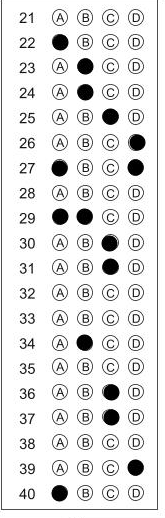
#> input picture test-images/img3.png, 165 x 518 px, found by its file name
$ python main.py
#> lines starting #> are read from the running program, lines starting #| are printed output that depends on the picture; after the words box and inside, x2 and y2 are one past the last pixel; in counts of white or black regions, pixels touching at a corner belong together
### engine.py
import cv2
import numpy as np
from helper import split_boxes,  draw_score, preprocess

class OMRScanner:
    def __init__(self, image_path, answer_key, rows, cols):
#> called with image_path = '../Images/img3.png', rows = 20, cols = 4
        self.image_path = image_path
        self.answer_key = answer_key
        self.rows = rows
        self.cols = cols


        self.img = cv2.imread(image_path)
#> self.img is the input picture: shape (518, 165, 3); min 0, max 255, mean 227.5
        if self.img is None:
            raise ValueError(f"Failed to load image at: {image_path}")
        self.img = cv2.resize(self.img, (450, 650))
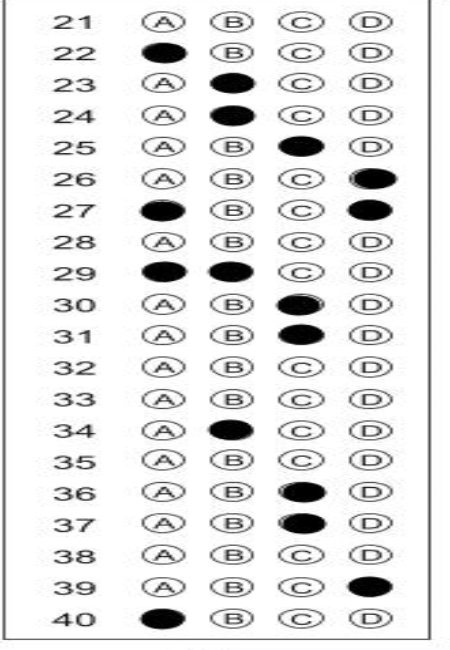
#> self.img: shape (650, 450, 3); min 0, max 255, mean 227.5

        self.report = {
            'marked_answers': [],
            'correct_answers': answer_key.copy(),
            'is_correct': [],
            'confidence_scores': [],
            'score': 0,
            'blank_answers': []
        }
#OTSU
    def calculate_dynamic_threshold(self, pixel_vals):

        all_values = pixel_vals.flatten()

        ret, _ = cv2.threshold((all_values * 255).astype(np.uint8), 0, 255,
                            cv2.THRESH_BINARY + cv2.THRESH_OTSU)
        return ret / 255.0

    def detect_marked_answers(self, pixel_vals):

        threshold = self.calculate_dynamic_threshold(pixel_vals)
        marked_answers = []
        confidence_scores = []

        for row in pixel_vals:
            max_val = np.max(row)
            if max_val > threshold:
                marked = np.argmax(row)
                confidence = max_val
            else:
                marked = -1
                confidence = 0

            marked_answers.append(marked)
            confidence_scores.append(confidence)

        return marked_answers, confidence_scores

    def draw_results(self, img, marked):

        secW = int(img.shape[1] / self.cols)
        secH = int(img.shape[0] / self.rows)

        for i in range(self.rows):
            if marked[i] == -1:
                cv2.putText(img, "?",
            (int((self.cols//2 * secW) + secW//2), int((i*secH) + secH//2)),
            cv2.FONT_HERSHEY_SIMPLEX, 0.8, (0, 255, 255), 2)
            else:
               # correct answer -> green
                # incorrect answer -> red
                is_correct = marked[i] == self.answer_key[i]
                color = (0, 255, 0) if is_correct else (0, 0, 255)
                cv2.circle(img,
                          (int((marked[i]*secW) + secW//2), int((i*secH) + secH//2)),
                          8, color, cv2.FILLED)

           # expected answer -> blue
            cv2.circle(img,
                (int((self.answer_key[i]*secW) + secW//2), int((i*secH) + secH//2)),
                8, (255, 0, 0), 2)

        return img

    def process(self):
        if self.img is None:
            raise ValueError("Image not loaded properly")

        img_pre = preprocess(self.img.copy())
#> in preprocess, `denoised = cv2.medianBlur(img, 3)`:
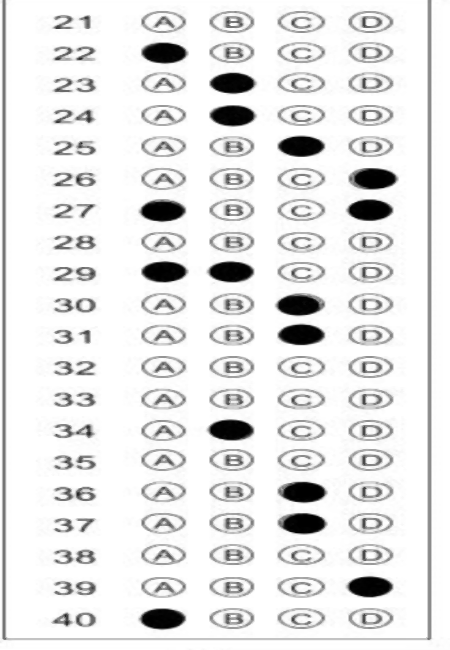
#> denoised: shape (650, 450); min 0, max 255, mean 229.1
#> in preprocess, `filtered = cv2.edgePreservingFilter(denoised, flags=1, sigma_s=60, sig..`:
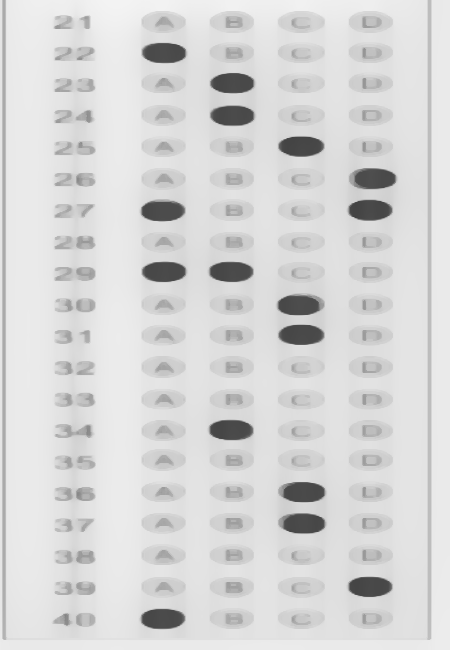
#> filtered: shape (650, 450); min 67, max 243, mean 214.6
#> in preprocess, `enhanced = clahe.apply(filtered)`:
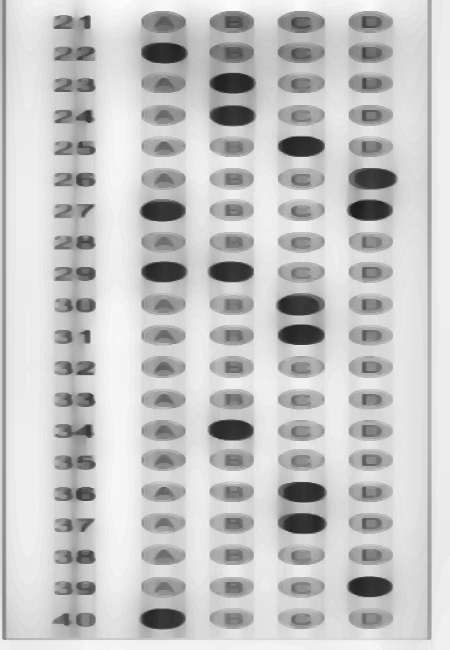
#> enhanced: shape (650, 450); min 28, max 250, mean 197.3

        if len(img_pre.shape) == 3:
            img_pre = cv2.cvtColor(img_pre, cv2.COLOR_BGR2GRAY)


        thresh = cv2.adaptiveThreshold(
            img_pre, 255,
            cv2.ADAPTIVE_THRESH_GAUSSIAN_C,
            cv2.THRESH_BINARY_INV, 31, 7
        )
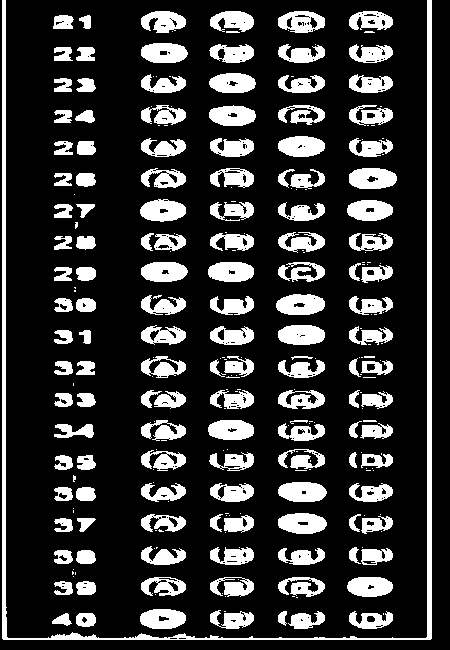
#> thresh: shape (650, 450); 20.8% white; 260 white regions (122 under 20 px), largest, box (x1, y1, x2, y2) and area: (2, 0, 432, 640) 6950, (349, 168, 397, 189) 811, (276, 294, 325, 315) 806


        boxes = split_boxes(thresh, self.rows, self.cols)
#> after the loop in split_boxes, `for r in range(rows):`: boxes = 80 items
#> boxes = 80 items
        pixel_vals = np.array([cv2.countNonZero(box)/box.size for box in boxes])
#> pixel_vals = 80 values, max 0.344 at index 62, min 0.12 at index 40, mean 0.212
        pixel_vals = pixel_vals.reshape((self.rows, self.cols))
#> pixel_vals = 20 rows, first 6: [0.134, 0.229, 0.324, 0.207], [0.151, 0.253, 0.286, 0.203], [0.146, 0.203, 0.298, 0.201], [0.133, 0.215, 0.29, 0.194], [0.153, 0.188, 0.342, 0.191], [0.148, 0.185, 0.254, 0.271]


        marked_answers, confidence_scores = self.detect_marked_answers(pixel_vals)
#> in calculate_dynamic_threshold, `all_values = pixel_vals.flatten()`: all_values = 80 values, max 0.344 at index 62, min 0.12 at index 40, mean 0.212
#> in calculate_dynamic_threshold, `ret, _ = cv2.threshold((all_values * 255).astype(np.uint8), 0, 255, cv..`: ret = 56
#> in detect_marked_answers, `threshold = self.calculate_dynamic_threshold(pixel_vals)`: threshold = 0.22
#> the loop in detect_marked_answers, `for row in pixel_vals:` made 20 passes
#> (row, max_val, marked, confidence) on passes 1 to 8: ([0.134, 0.229, 0.324, 0.207], 0.324, 2, 0.324), ([0.151, 0.253, 0.286, 0.203], 0.286, 2, 0.286), ([0.146, 0.203, 0.298, 0.201], 0.298, 2, 0.298), ([0.133, 0.215, 0.29, 0.194], 0.29, 2, 0.29), ([0.153, 0.188, 0.342, 0.191], 0.342, 2, 0.342), ([0.148, 0.185, 0.254, 0.271], 0.271, 3, 0.271), ([0.128, 0.254, 0.248, 0.253], 0.254, 1, 0.254), ([0.146, 0.169, 0.273, 0.184], 0.273, 2, 0.273)
#> after the loop in detect_marked_answers, `for row in pixel_vals:`: confidence_scores = [0.324, 0.286, 0.298, 0.29, 0.342, 0.271, 0.254, 0.273, 0.283, 0.339, 0.336, 0.263, 0.273, 0.29, 0.247, 0.344, 0.33, 0.253, 0.267, 0.338]; marked_answers = [2, 2, 2, 2, 2, 3, 1, 2, 2, 2, 2, 2, 2, 2, 2, 2, 2, 2, 2, 1]


        valid_answers = [i for i, m in enumerate(marked_answers) if m != -1]
#> valid_answers = [0, 1, 2, 3, 4, 5, 6, 7, 8, 9, 10, 11, 12, 13, 14, 15, 16, 17, 18, 19]
        if valid_answers:
            correct = sum(1 for i in valid_answers if marked_answers[i] == self.answer_key[i])
#> correct = 4
            score = int((correct / len(valid_answers)) * 100)
#> score = 20
        else:
            score = 0


        self.report = {
            'marked_answers': marked_answers,
            'correct_answers': self.answer_key,
            'is_correct': [m == ak if m != -1 else None for m, ak in zip(marked_answers, self.answer_key)],
            'confidence_scores': confidence_scores,
            'score': score,
            'blank_answers': [i for i, m in enumerate(marked_answers) if m == -1],
            'threshold': self.calculate_dynamic_threshold(pixel_vals)
        }


        result_img = self.draw_results(self.img.copy(), marked_answers)
#> the loop in draw_results, `for i in range(self.rows):` made 20 passes
#> (is_correct, color) on passes 1 to 8: (False, (0, 0, 255)), (False, (0, 0, 255)), (False, (0, 0, 255)), (True, (0, 255, 0)), (False, (0, 0, 255)), (False, (0, 0, 255)), (False, (0, 0, 255)), (False, (0, 0, 255))
#> after the loop in draw_results, `for i in range(self.rows):`:
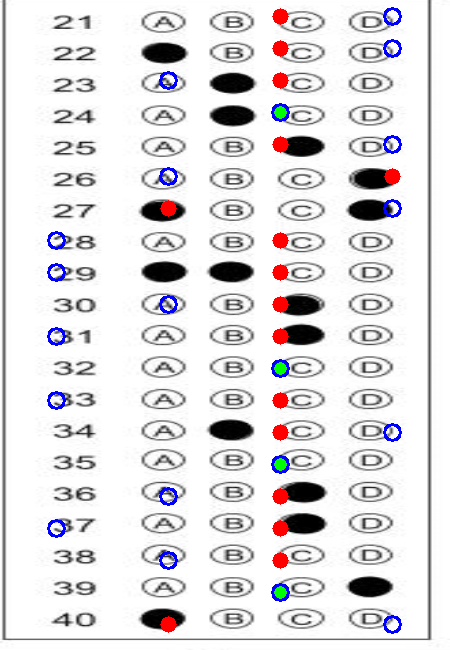
#> img: shape (650, 450, 3); mean of channels 0, 1, 2 225.6, 223.3, 225.7; drawn as B, G, R
        final_img = draw_score(score, result_img)
#> in draw_score, `cv2.putText(img, f"Score: {score}%", (30, 50), cv2.FONT_HERSHEY_SIMPLE..`:
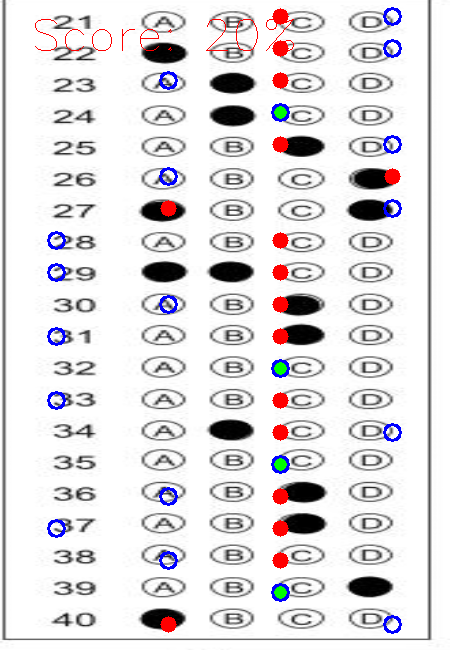
#> img: shape (650, 450, 3); 0.18% of pixels changed, all inside (x1, y1, x2, y2) = (35, 19, 294, 51); drawn as B, G, R

        return final_img, score, self.report

    def generate_text_report(self):
        report = [
            f"OMR Evaluation Report",
            "="*40,
            f"Total Questions: {self.rows}",
            f"Answered: {self.rows - len(self.report['blank_answers'])}",
            f"Blank: {len(self.report['blank_answers'])}",
            f"Score (of answered): {self.report['score']}%",
            f"Detection Threshold: {self.report['threshold']:.2f}",
            "",
            "Item\tMarked\tCorrect\tStatus",
            "-"*40
        ]

        for i in range(self.rows):
            if i in self.report['blank_answers']:
                marked = "BLANK"
                status = "BLANK"
            else:
                marked = chr(65 + self.report['marked_answers'][i])  # A, B, C
                status = "CORRECT" if self.report['is_correct'][i] else "INCORRECT"

            correct = chr(65 + self.report['correct_answers'][i])
            report.append(f"{i+1}\t{marked}\t{correct}\t{status}")

        return "\n".join(report)

### helper.py
import cv2
import matplotlib.pyplot as plt
import io
import base64

def preprocess(img):

    if len(img.shape) == 3:
        img = cv2.cvtColor(img, cv2.COLOR_BGR2GRAY)


    denoised = cv2.medianBlur(img, 3) #kernel 3 / 5 is used


    denoised = cv2.fastNlMeansDenoising(denoised, h=7, templateWindowSize=7, searchWindowSize=29)


    filtered = cv2.edgePreservingFilter(denoised, flags=1, sigma_s=60, sigma_r=0.4)


    clahe = cv2.createCLAHE(clipLimit=4.0, tileGridSize=(8,8))
    if len(filtered.shape) == 3:
        filtered = cv2.cvtColor(filtered, cv2.COLOR_BGR2GRAY)
    enhanced = clahe.apply(filtered)

    return enhanced


def split_boxes(img, rows, cols):
    boxes = []
    h, w = img.shape
    row_height = h // rows
    col_width = w // cols
    for r in range(rows):
        for c in range(cols):
            box = img[r*row_height:(r+1)*row_height, c*col_width:(c+1)*col_width]
            boxes.append(box)
    return boxes

def draw_score(score, img):
    cv2.putText(img, f"Score: {score}%", (30, 50), cv2.FONT_HERSHEY_SIMPLEX, 1.5, (0, 0, 255), 1)
    return img

# [15 lines left out: function generate_chart, not called in this run]

### main.py
from engine import OMRScanner
import cv2

if __name__ == "__main__":
    image_path = "../Images/img3.png"
    answer_key = [3, 3, 1, 2, 3, 1, 3, 0, 0, 1, 0, 2, 0, 3, 2, 1 , 0, 1, 2, 3]
    marked_key = [2, 2, 3, 1, 1, 0, 2, 3, 2, 2, 4, 4, 1, 1, 3, 4, 0, 0, 1, 3]
    rows, cols = 20,4

    scanner = OMRScanner(image_path, answer_key, rows, cols)
    final_img, score, report = scanner.process()
#> score = 20; report = 7 items
    accuracy_score = 0
    # [5 lines of commented-out code are left out]


    print(scanner.generate_text_report())
#> in generate_text_report, `report = [ f"OMR Evaluation Report", "="*40, f"Total Questions: {self...`: report = 10 items, first 6: 'OMR Evaluation Report', '========================================', 'Total Questions: 20', 'Answered: 20', 'Blank: 0', 'Score (of answered): 20%'
#> the loop in generate_text_report, `for i in range(self.rows):` made 20 passes
#> after the loop in generate_text_report, `for i in range(self.rows):`: report = 30 items, first 6: 'OMR Evaluation Report', '========================================', 'Total Questions: 20', 'Answered: 20', 'Blank: 0', 'Score (of answered): 20%'
    print(accuracy_score)

    cv2.imwrite("res.png",final_img)
    cv2.imshow("OMR Result", final_img)
    cv2.waitKey(0)
    cv2.destroyAllWindows()

$ run again, with test-images/img1.png copied over test-images/img3.png
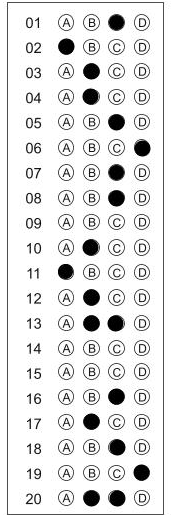
#> input picture test-images/img1.png, 174 x 515 px, found by its file name
#> in __init__, self.img is the input picture: shape (515, 174, 3); min 0, max 255, mean 227.4
#> self.img: shape (650, 450, 3)
#> in process, `thresh = cv2.adaptiveThreshold( img_pre, 255, cv2.ADAPTIVE_THRESH_GAUS..`:
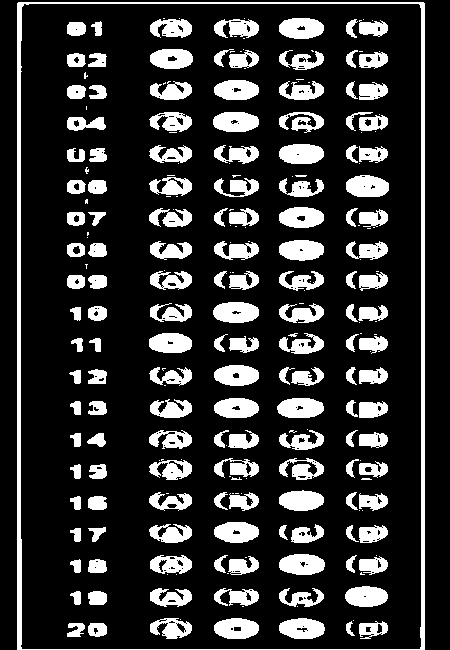
#> thresh: shape (650, 450); 19.6% white; 238 white regions (90 under 20 px), largest, box (x1, y1, x2, y2) and area: (17, 2, 425, 650) 6556, (213, 302, 259, 323) 780, (279, 554, 325, 575) 771
#> after the loop in split_boxes, `for r in range(rows):`: boxes = 80 items
#> in process, `pixel_vals = np.array([cv2.countNonZero(box)/box.size for box in boxes])`: pixel_vals = 80 values, max 0.376 at index 78, min 0.0949 at index 40, mean 0.199
#> in process, `pixel_vals = pixel_vals.reshape((self.rows, self.cols))`: pixel_vals = 20 rows, first 6: [0.166, 0.208, 0.302, 0.184], [0.146, 0.229, 0.27, 0.165], [0.158, 0.195, 0.319, 0.179], [0.152, 0.199, 0.316, 0.166], [0.137, 0.169, 0.319, 0.167], [0.165, 0.168, 0.237, 0.216]
#> all_values = 80 values, max 0.376 at index 78, min 0.0949 at index 40, mean 0.199
#> ret = 55
#> threshold = 0.216
#> the loop in detect_marked_answers, `for row in pixel_vals:` made 20 passes
#> (row, max_val, marked, confidence) on passes 1 to 8: ([0.166, 0.208, 0.302, 0.184], 0.302, 2, 0.302), ([0.146, 0.229, 0.27, 0.165], 0.27, 2, 0.27), ([0.158, 0.195, 0.319, 0.179], 0.319, 2, 0.319), ([0.152, 0.199, 0.316, 0.166], 0.316, 2, 0.316), ([0.137, 0.169, 0.319, 0.167], 0.319, 2, 0.319), ([0.165, 0.168, 0.237, 0.216], 0.237, 2, 0.237), ([0.134, 0.177, 0.329, 0.198], 0.329, 2, 0.329), ([0.152, 0.175, 0.307, 0.166], 0.307, 2, 0.307)
#> after the loop in detect_marked_answers, `for row in pixel_vals:`: confidence_scores = [0.302, 0.27, 0.319, 0.316, 0.319, 0.237, 0.329, 0.307, 0.279, 0.307, 0.267, 0.294, 0.366, 0.261, 0.265, 0.31, 0.296, 0.325, 0.238, 0.376]; marked_answers = [2, 2, 2, 2, 2, 2, 2, 2, 2, 2, 2, 2, 2, 2, 2, 2, 2, 2, 3, 2]
#> valid_answers = [0, 1, 2, 3, 4, 5, 6, 7, 8, 9, 10, 11, 12, 13, 14, 15, 16, 17, 18, 19]
#> in process, `correct = sum(1 for i in valid_answers if marked_answers[i] == self.an..`: correct = 3
#> in process, `score = int((correct / len(valid_answers)) * 100)`: score = 15
#> the loop in draw_results, `for i in range(self.rows):` made 20 passes
#> (is_correct, color) on passes 1 to 8: (False, (0, 0, 255)), (False, (0, 0, 255)), (False, (0, 0, 255)), (True, (0, 255, 0)), (False, (0, 0, 255)), (False, (0, 0, 255)), (False, (0, 0, 255)), (False, (0, 0, 255))
#> in draw_score, `cv2.putText(img, f"Score: {score}%", (30, 50), cv2.FONT_HERSHEY_SIMPLE..`:
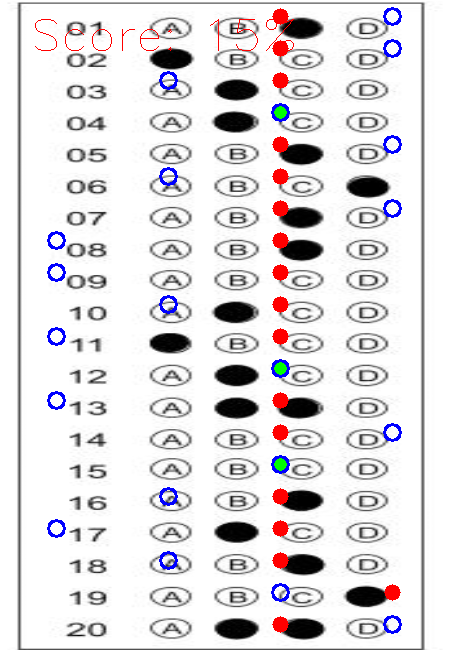
#> img: shape (650, 450, 3); mean of channels 0, 1, 2 224.3, 221.9, 225; drawn as B, G, R
#> `final_img, score, report = scanner.process()`: report = 7 items
#> in generate_text_report, `report = [ f"OMR Evaluation Report", "="*40, f"Total Questions: {self...`: report = 10 items, first 6: 'OMR Evaluation Report', '========================================', 'Total Questions: 20', 'Answered: 20', 'Blank: 0', 'Score (of answered): 15%'
#> the loop in generate_text_report, `for i in range(self.rows):` made 20 passes
#> after the loop in generate_text_report, `for i in range(self.rows):`: report = 30 items, first 6: 'OMR Evaluation Report', '========================================', 'Total Questions: 20', 'Answered: 20', 'Blank: 0', 'Score (of answered): 15%'
